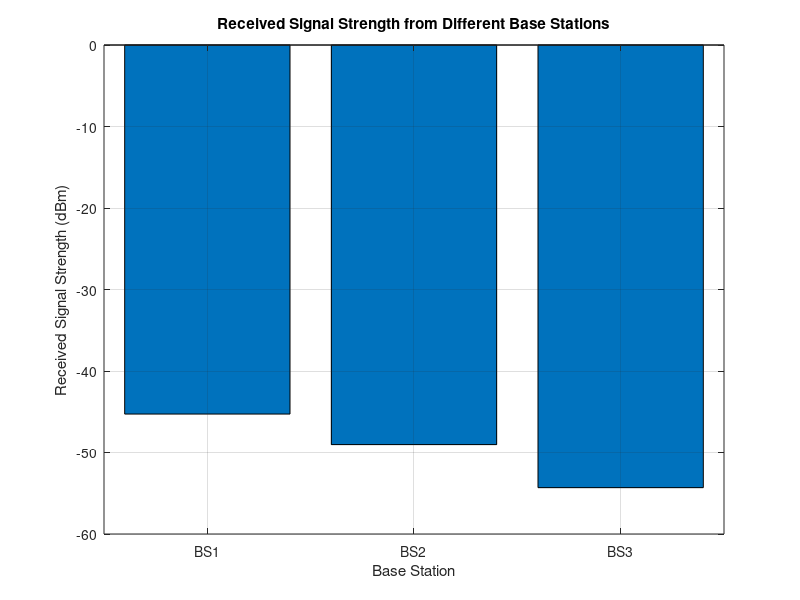

Source code (MATLAB):
clc;
clear;
close all;

%% Parameters

% Reference received power
Pr_d0 = -40;          % dBm

% Reference distance
d0 = 1;               % km

% Path loss exponent
n = 3;

% Base station distances from mobile
distance = [1.5 2 3]; % km

% Base station names
BS = {'BS1', 'BS2', 'BS3'};

%% Calculate Received Signal Strength

Pr = Pr_d0 - 10*n*log10(distance/d0);

%% Display Results

fprintf('Received Signal Strength:\n\n');

for i = 1:length(distance)

    fprintf('%s: Distance = %.2f km, RSS = %.2f dBm\n', ...
        BS{i}, distance(i), Pr(i));

end

%% Select the Best Base Station

[maxRSS, index] = max(Pr);

fprintf('\nBest Serving Base Station: %s\n', BS{index});
fprintf('Maximum Received Signal Strength: %.2f dBm\n', maxRSS);

%% Plot Received Signal Strength

figure;

bar(Pr);

grid on;

xlabel('Base Station');
ylabel('Received Signal Strength (dBm)');
title('Received Signal Strength from Different Base Stations');

set(gca, 'XTickLabel', BS);
